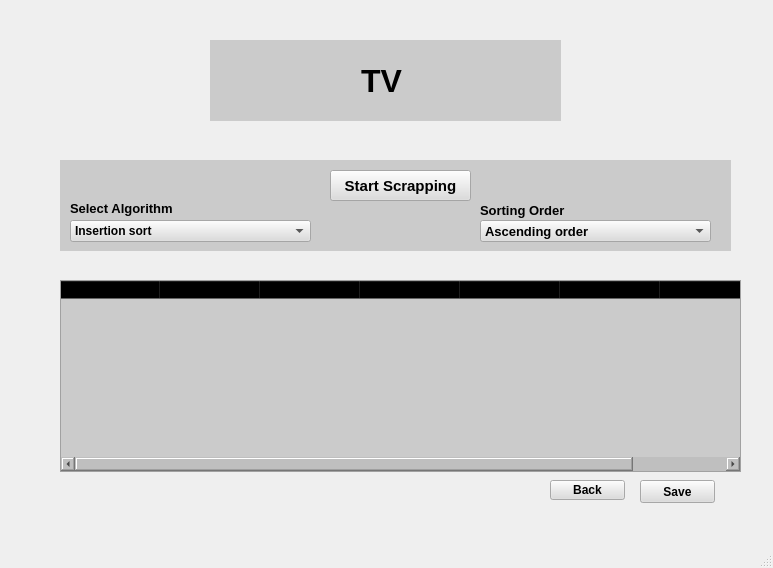
<?xml version="1.0" encoding="UTF-8"?>
<ui version="4.0">
 <class>MainWindow</class>
 <widget class="QMainWindow" name="MainWindow">
  <property name="geometry">
   <rect>
    <x>0</x>
    <y>0</y>
    <width>773</width>
    <height>568</height>
   </rect>
  </property>
  <property name="windowTitle">
   <string>MainWindow</string>
  </property>
  <widget class="QWidget" name="centralwidget">
   <widget class="QWidget" name="widget" native="true">
    <property name="geometry">
     <rect>
      <x>0</x>
      <y>0</y>
      <width>771</width>
      <height>531</height>
     </rect>
    </property>
    <widget class="QLabel" name="label">
     <property name="geometry">
      <rect>
       <x>0</x>
       <y>-10</y>
       <width>781</width>
       <height>531</height>
      </rect>
     </property>
     <property name="styleSheet">
      <string notr="true">border-image: url(:/images/318-3186403_iphone-apple-tv-plus.jpg);</string>
     </property>
     <property name="text">
      <string/>
     </property>
    </widget>
    <widget class="QTableWidget" name="tableWidget">
     <property name="geometry">
      <rect>
       <x>60</x>
       <y>280</y>
       <width>681</width>
       <height>192</height>
      </rect>
     </property>
     <property name="styleSheet">
      <string notr="true">background-color: rgb(190,190,190,190);</string>
     </property>
     <column>
      <property name="text">
       <string>Model</string>
      </property>
     </column>
     <column>
      <property name="text">
       <string>Size</string>
      </property>
     </column>
     <column>
      <property name="text">
       <string>Colour</string>
      </property>
     </column>
     <column>
      <property name="text">
       <string>Price</string>
      </property>
     </column>
     <column>
      <property name="text">
       <string>Rating</string>
      </property>
     </column>
     <column>
      <property name="text">
       <string>Design</string>
      </property>
     </column>
     <column>
      <property name="text">
       <string>Version</string>
      </property>
     </column>
    </widget>
    <widget class="QPushButton" name="pushButton_2">
     <property name="geometry">
      <rect>
       <x>550</x>
       <y>480</y>
       <width>75</width>
       <height>20</height>
      </rect>
     </property>
     <property name="font">
      <font>
       <pointsize>9</pointsize>
       <weight>75</weight>
       <bold>true</bold>
      </font>
     </property>
     <property name="styleSheet">
      <string notr="true">background-color: rgb(220,220,220,220);</string>
     </property>
     <property name="text">
      <string>Back</string>
     </property>
    </widget>
    <widget class="QPushButton" name="pushButton">
     <property name="geometry">
      <rect>
       <x>640</x>
       <y>480</y>
       <width>75</width>
       <height>23</height>
      </rect>
     </property>
     <property name="font">
      <font>
       <pointsize>9</pointsize>
       <weight>75</weight>
       <bold>true</bold>
      </font>
     </property>
     <property name="styleSheet">
      <string notr="true">background-color: rgb(220,220,220,220);</string>
     </property>
     <property name="text">
      <string>Save</string>
     </property>
    </widget>
    <widget class="QLabel" name="label_2">
     <property name="geometry">
      <rect>
       <x>60</x>
       <y>160</y>
       <width>671</width>
       <height>91</height>
      </rect>
     </property>
     <property name="styleSheet">
      <string notr="true">background-color: rgb(190,190,190,190);
</string>
     </property>
     <property name="text">
      <string/>
     </property>
    </widget>
    <widget class="QComboBox" name="comboBox">
     <property name="geometry">
      <rect>
       <x>70</x>
       <y>220</y>
       <width>241</width>
       <height>22</height>
      </rect>
     </property>
     <property name="font">
      <font>
       <pointsize>9</pointsize>
       <weight>75</weight>
       <bold>true</bold>
      </font>
     </property>
     <property name="styleSheet">
      <string notr="true">background-color: rgb(220,220,220,220);</string>
     </property>
     <item>
      <property name="text">
       <string>Insertion sort</string>
      </property>
     </item>
     <item>
      <property name="text">
       <string>Merge sort</string>
      </property>
     </item>
     <item>
      <property name="text">
       <string>Bubble sort</string>
      </property>
     </item>
     <item>
      <property name="text">
       <string>Quick sort</string>
      </property>
     </item>
     <item>
      <property name="text">
       <string>Bucket sort</string>
      </property>
     </item>
     <item>
      <property name="text">
       <string>Sleep sort</string>
      </property>
     </item>
     <item>
      <property name="text">
       <string>Tree sort</string>
      </property>
     </item>
     <item>
      <property name="text">
       <string>Counting sort</string>
      </property>
     </item>
     <item>
      <property name="text">
       <string>Radix sort</string>
      </property>
     </item>
    </widget>
    <widget class="QComboBox" name="comboBox_2">
     <property name="geometry">
      <rect>
       <x>480</x>
       <y>220</y>
       <width>231</width>
       <height>22</height>
      </rect>
     </property>
     <property name="font">
      <font>
       <pointsize>10</pointsize>
       <weight>75</weight>
       <bold>true</bold>
      </font>
     </property>
     <property name="styleSheet">
      <string notr="true">background-color: rgb(220,220,220,220);</string>
     </property>
     <item>
      <property name="text">
       <string>Ascending order</string>
      </property>
     </item>
     <item>
      <property name="text">
       <string>Descending order</string>
      </property>
     </item>
    </widget>
    <widget class="QLabel" name="label_4">
     <property name="geometry">
      <rect>
       <x>70</x>
       <y>200</y>
       <width>121</width>
       <height>16</height>
      </rect>
     </property>
     <property name="font">
      <font>
       <pointsize>10</pointsize>
       <weight>75</weight>
       <bold>true</bold>
      </font>
     </property>
     <property name="text">
      <string>Select Algorithm</string>
     </property>
    </widget>
    <widget class="QLabel" name="label_5">
     <property name="geometry">
      <rect>
       <x>480</x>
       <y>200</y>
       <width>121</width>
       <height>20</height>
      </rect>
     </property>
     <property name="font">
      <font>
       <pointsize>10</pointsize>
       <weight>75</weight>
       <bold>true</bold>
      </font>
     </property>
     <property name="text">
      <string>Sorting Order</string>
     </property>
    </widget>
    <widget class="QPushButton" name="pushButton_3">
     <property name="geometry">
      <rect>
       <x>330</x>
       <y>170</y>
       <width>141</width>
       <height>31</height>
      </rect>
     </property>
     <property name="font">
      <font>
       <pointsize>11</pointsize>
       <weight>75</weight>
       <bold>true</bold>
      </font>
     </property>
     <property name="styleSheet">
      <string notr="true">background-color: rgb(220,220,220,220);</string>
     </property>
     <property name="text">
      <string>Start Scrapping</string>
     </property>
    </widget>
    <widget class="QLabel" name="label_3">
     <property name="geometry">
      <rect>
       <x>210</x>
       <y>40</y>
       <width>351</width>
       <height>81</height>
      </rect>
     </property>
     <property name="font">
      <font>
       <pointsize>24</pointsize>
       <weight>75</weight>
       <bold>true</bold>
      </font>
     </property>
     <property name="styleSheet">
      <string notr="true">background-color: rgb(190,190,190,190);</string>
     </property>
     <property name="text">
      <string>                 TV</string>
     </property>
    </widget>
   </widget>
  </widget>
  <widget class="QMenuBar" name="menubar">
   <property name="geometry">
    <rect>
     <x>0</x>
     <y>0</y>
     <width>773</width>
     <height>21</height>
    </rect>
   </property>
  </widget>
  <widget class="QStatusBar" name="statusbar"/>
 </widget>
 <resources>
  <include location="tv.qrc"/>
 </resources>
 <connections/>
</ui>
